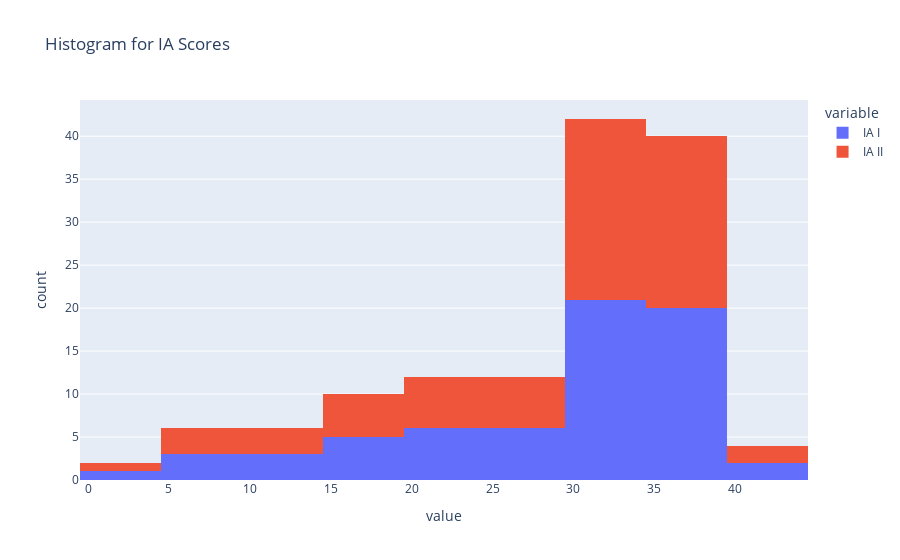

The cell this chart's notebook holds for it:
### Markdown cell above
# Histogram for IA Scores

### Code cell
import plotly.express as px

# Assuming df has columns "IA I", "IA II", "IA III"
filtered_df = df[['IA I', 'IA II', 'IA III']].replace({0: None}).dropna(axis=1, how='all')
hist_fig = px.histogram(filtered_df, x=filtered_df.columns, nbins=10, title='Histogram for IA Scores')
hist_fig.show()

### Figure 1 — Plotly figure (JSON) as saved in the notebook; plotly's stock layout.template omitted (floating-point values rounded to 4 significant figures)
{"data": [{"alignmentgroup": "True", "bingroup": "x", "hovertemplate": "variable=IA I<br>value=%{x}<br>count=%{y}<extra></extra>", "legendgroup": "IA I", "marker": {"color": "#636efa", "pattern": {"shape": ""}}, "name": "IA I", "nbinsx": 10, "offsetgroup": "IA I", "orientation": "v", "showlegend": true, "type": "histogram", "x": [null, 40, 3, 5, 29, 16, 28, 5, 39, 30, 20, 33, 37, 39, 29, 20, 20, 32, 22, 26, 17, null, 7, 26, 26, 16, 39, 38, 36, 34, 33, 36, 33, 37, 30, 36, 36, 34, 34, 37, 36, 35, 30, 30, 34, 18, 30, 33, 31, 35, 33, 36, 32, 35, 40, 37, 21, 32, 34, 12, 21, 39, 32, 35, 15, null, null, 32, 35, 12, 12], "xaxis": "x", "yaxis": "y"}, {"alignmentgroup": "True", "bingroup": "x", "hovertemplate": "variable=IA II<br>value=%{x}<br>count=%{y}<extra></extra>", "legendgroup": "IA II", "marker": {"color": "#EF553B", "pattern": {"shape": ""}}, "name": "IA II", "nbinsx": 10, "offsetgroup": "IA II", "orientation": "v", "showlegend": true, "type": "histogram", "x": [null, 40, 3, 5, 29, 16, 28, 5, 39, 30, 20, 33, 37, 39, 29, 20, 20, 32, 22, 26, 17, null, 7, 26, 26, 16, 39, 38, 36, 34, 33, 36, 33, 37, 30, 36, 36, 34, 34, 37, 36, 35, 30, 30, 34, 18, 30, 33, 31, 35, 33, 36, 32, 35, 40, 37, 21, 32, 34, 12, 21, 39, 32, 35, 15, null, null, 32, 35, 12, 12], "xaxis": "x", "yaxis": "y"}], "layout": {"barmode": "relative", "legend": {"title": {"text": "variable"}, "tracegroupgap": 0}, "title": {"text": "Histogram for IA Scores"}, "xaxis": {"anchor": "y", "domain": [0, 1], "title": {"text": "value"}}, "yaxis": {"anchor": "x", "domain": [0, 1], "title": {"text": "count"}}}}
